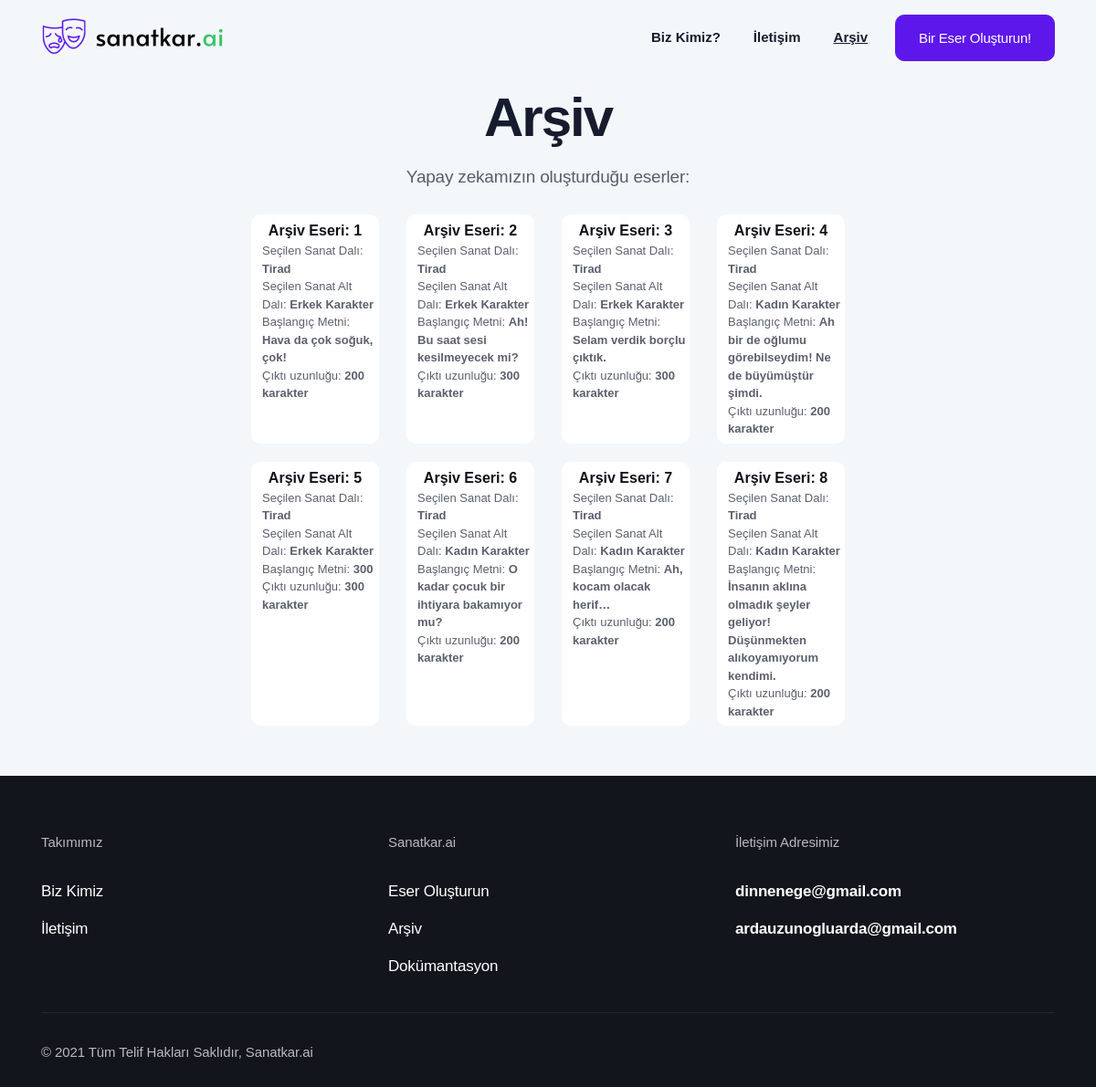
Page /archive on the committed database.
### app.py (models this page shows)
class Archive(db.Model):
    id = db.Column(db.Integer, primary_key=True)
    generated_text = db.Column(db.String(600))
    art_branch = db.Column(db.String(10))
    genre = db.Column(db.String(30))
    seed_input = db.Column(db.String(35))
    length_input = db.Column(db.String(3))

### app.py (the view)
@app.route("/archive")
def archive():
    archive = Archive.query.all()
    return render_template("archive.html", archive=archive)

### templates/archive.html (shortened to what this page needs)
<!DOCTYPE html>
<html lang="en">
<head>
  <link rel="stylesheet" href="{{ url_for('static', filename='css/bootstrap.css') }}">
  <link rel="stylesheet" href="{{ url_for('static', filename='fonts/icon-font/css/style.css') }}">
  <link rel="stylesheet" href="{{ url_for('static', filename='fonts/typography-font/typo.css') }}">
  <link rel="stylesheet" href="{{ url_for('static', filename='fonts/fontawesome-5/css/all.css') }}">
  <link rel="stylesheet" href="{{ url_for('static', filename='plugins/aos/aos.min.css') }}">
  <link rel="stylesheet" href="{{ url_for('static', filename='plugins/fancybox/jquery.fancybox.min.css') }}">
  <link rel="stylesheet" href="{{ url_for('static', filename='plugins/nice-select/nice-select.min.css') }}">
  <link rel="stylesheet" href="{{ url_for('static', filename='plugins/slick/slick.min.css') }}">
  <link rel="stylesheet" href="{{ url_for('static', filename='plugins/date-picker/css/gijgo.min.css') }}"
    type="text/css" />
  <link rel="stylesheet" href="{{ url_for('static', filename='plugins/theme-mode-switcher/switcher-panel.css') }}">
  <link rel="stylesheet" href="{{ url_for('static', filename='css/main.css') }}">
  <link rel="stylesheet" href="{{ url_for('static', filename='css/theme-mode-custom.css') }}">
  <link rel="stylesheet" href="https://cdnjs.cloudflare.com/ajax/libs/font-awesome/5.15.4/css/all.min.css">
</head>
<body data-theme="light">
  <div class="site-wrapper overflow-hidden">
    <header class="site-header site-header--menu-right  site-header--absolute">
      <div class="container">
        <nav class="navbar site-navbar offcanvas-active navbar-expand-lg  px-0">
          <div class="brand-logo"><a href="/">
              <img src="{{ url_for('static', filename='image/logo-main-black.png') }}" alt=""
                class="light-version-logo ">
            </a></div>
          <div class="collapse navbar-collapse" id="mobile-menu">
            <div class="navbar-nav-wrapper">
              <ul class="navbar-nav main-menu">
                <li class="nav-item">
                  <a class="text-dark nav-link" href="/about" role="button" aria-expanded="false">Biz Kimiz?</a>
                </li>
                <li class="nav-item">
                  <a class="nav-link" href="/contact" role="button" aria-expanded="false">İletişim</a>
                </li>
                <li class="nav-item">
                  <a class="font-weight-bold nav-link" href="/archive" role="button"
                    aria-expanded="false"><ins>Arşiv</ins></a>
                </li>
              </ul>
            </div>
          </div>
          <div class="header-btn  ml-auto ml-lg-5 mr-6 mr-lg-0 d-none d-xs-block">
            <a class="btn btn-app-page btn-primary gr-text-9 d-none d-xs-inline-flex " href="/generator">
              Bir Eser Oluşturun!
            </a>
          </div>
        </nav>
      </div>
    </header>
    <div class="inner-banner pt-20 bg-default-2">
      <div class="container-fluid">
        <div class="row  justify-content-center pt-5">
          <div class="col-xl-8 col-lg-9">
            <div class="px-md-15 text-center">
              <h2 class="title gr-text-2 mb-6">Arşiv</h2>
              <p class="gr-text-8 mb-8">Yapay zekamızın oluşturduğu eserler: </p>
              <div class="row flex-lg-fill">
                {% if archive == [] %}
                  <p class="gr-text-8 mb-8">Eser bulunamamıştır.</p>
                {% else %}
                  {% for archive_element in archive %}
                    <div class="col-lg-3 mb-7 col-12 btn-11">
                      <a class="d-block w-100 h-100 card archive-card pt-2" display href="/archive/{{archive_element.id}}">
                        Arşiv Eseri: <span id="archiveno" class="mt-1">{{archive_element.id}}</span>
                        <p class="archive-detail text-left pl-5 mb-2">Seçilen Sanat Dalı: <span>{{archive_element.art_branch}}</span><br>Seçilen Sanat Alt Dalı: <span>{{archive_element.genre}}</span><br>Başlangıç Metni: <span>{{archive_element.seed_input}}</span><br>Çıktı uzunluğu: <span>{{archive_element.length_input}} karakter</span></p>
                      </a>
                    </div>
                  {% endfor %}
                {% endif %}
              </div>
            </div>
          </div>
        </div>
      </div>
      <div class="bg-default-2 pb-17 pb-md-10 ">
      </div>
      <div class="footer-section dark-mode-texts bg-blackish-blue">
        <div class="container">
          <div class="footer-top pt-15">
            <div class="justify-content-center row">
              <div class="col-6 col-lg-4">
                <div class="single-footer mb-13 mb-lg-9">
                  <p class="footer-title gr-text-11 mb-7">Takımımız</p>
                  <ul class="footer-list list-unstyled">
                    <li class="py-2"><a class="gr-text-9 gr-text-color" href="/about">Biz Kimiz</a></li>
                    <li class="py-2"><a class="gr-text-9 gr-text-color" href="/contact">İletişim</a></li>
                  </ul>
                </div>
              </div>
              <div class="col-6 col-lg-4">
                <div class="single-footer mb-13 mb-lg-9">
                  <p class="footer-title gr-text-11 mb-7">Sanatkar.ai</p>
                  <ul class="footer-list list-unstyled">
                    <li class="py-2"><a class="gr-text-9 gr-text-color" href="/generator">Eser Oluşturun</a></li>
                    <li class="py-2"><a class="gr-text-9 gr-text-color" href="/archive">Arşiv</a></li>
                    <li class="py-2"><a class="gr-text-9 gr-text-color"
                        href="https://github.com/ardauzunoglu/sanatkar.ai">Dokümantasyon</a></li>
                  </ul>
                </div>
              </div>
              <div class="col-md-6 col-lg-4">
                <div class="single-footer mb-13 mb-lg-9">
                  <p class="footer-title gr-text-11 mb-7">İletişim Adresimiz</p>
                  <ul class="footer-list list-unstyled">
                    <li class="py-2"><a
                        class="gr-text-9 text-primary font-weight-bold hover-underline active text-white"
                        href="mailto:dinnenege@gmail.com">dinnenege@gmail.com</a></li>
                    <li class="py-2"><a
                        class="gr-text-9 text-primary font-weight-bold hover-underline active text-white"
                        href="mailto:ardauzunogluarda@gmail.com">ardauzunogluarda@gmail.com</a></li>
                  </ul>
                </div>
              </div>
            </div>
          </div>
          <div class="copyright-area border-top pt-9 pb-8">
            <div class="row align-items-center">
              <div class="col-lg-6">
                <p class="copyright-text gr-text-11 mb-6 mb-lg-0 gr-text-color-opacity text-center text-lg-left">
                  © 2021 Tüm Telif Hakları Saklıdır, Sanatkar.ai
                </p>
              </div>
            </div>
          </div>
        </div>
      </div>
    </div>
</body>
</html>

### rows in the picture
Archive: id "1", art_branch "Tirad", genre "Erkek Karakter", seed_input "Hava da çok soğuk, çok!", length_input "200"
Archive: id "2", art_branch "Tirad", genre "Erkek Karakter", seed_input "Ah! Bu saat sesi kesilmeyecek mi?", length_input "300"
Archive: id "3", art_branch "Tirad", genre "Erkek Karakter", seed_input "Selam verdik borçlu çıktık.", length_input "300"
Archive: id "4", art_branch "Tirad", genre "Kadın Karakter", seed_input "Ah bir de oğlumu görebilseydim! Ne de büyümüştür şimdi.", length_input "200"
Archive: id "5", art_branch "Tirad", genre "Erkek Karakter", seed_input "300", length_input "300"
Archive: id "6", art_branch "Tirad", genre "Kadın Karakter", seed_input "O kadar çocuk bir ihtiyara bakamıyor mu?", length_input "200"
Archive: id "7", art_branch "Tirad", genre "Kadın Karakter", seed_input "Ah, kocam olacak herif…", length_input "200"
Archive: id "8", art_branch "Tirad", genre "Kadın Karakter", seed_input "İnsanın aklına olmadık şeyler geliyor! Düşünmekten alıkoyamıyorum kendimi.", length_input "200"
